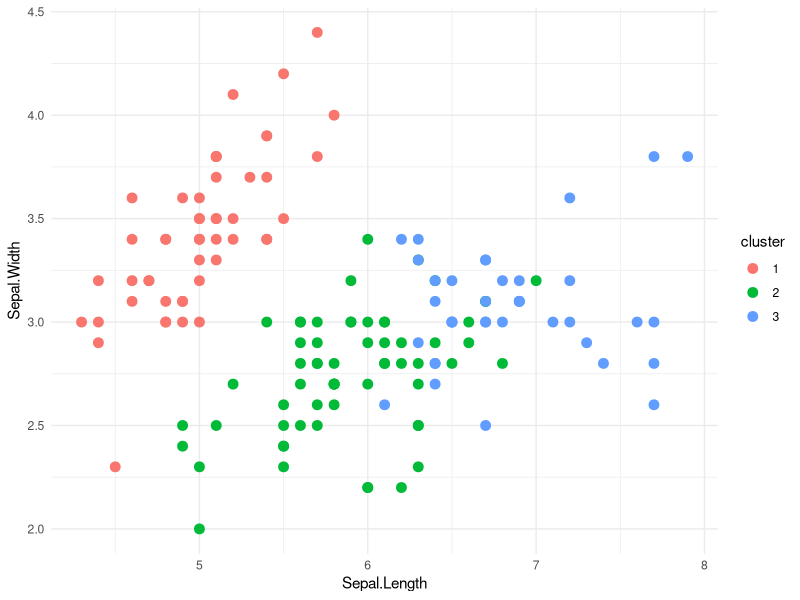
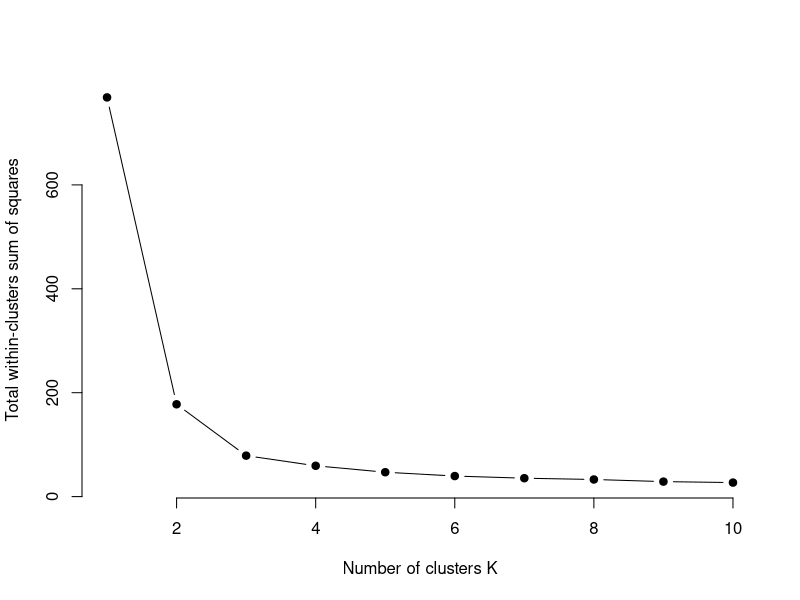

Recreate these plots in R, in order.
## ---- chunk 1
# 示例数据
set.seed(123)
data <- iris[, -5]  # 去掉标签列

## k-means聚类
km_res <- kmeans(data, centers = 3, nstart = 25)

## 查看结果
print(km_res)
table(iris$Species, km_res$cluster)

## 可视化
library(ggplot2)
data$cluster <- as.factor(km_res$cluster)
ggplot(data, aes(x = Sepal.Length, y = Sepal.Width, color = cluster)) +
  geom_point(size = 3) +
  theme_minimal()

## k值选择（肘部法则）
wss <- sapply(1:10, function(k){
  kmeans(data, centers = k, nstart = 10)$tot.withinss
})
plot(1:10, wss, type="b", pch=19, frame=FALSE,
     xlab="Number of clusters K",
     ylab="Total within-clusters sum of squares")
